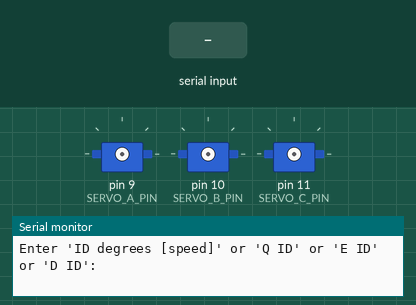
Recording of a sketch running on a simulated Arduino Uno, built with avr-gcc and run on an emulated ATmega328P. Parts: 3 × servo, the last lines printed to the serial monitor. The test bench sets the inputs (shaded band).

Above: at 1.7 s.
1.8 s: "A 45\n" received over Serial
At 3.0 s:
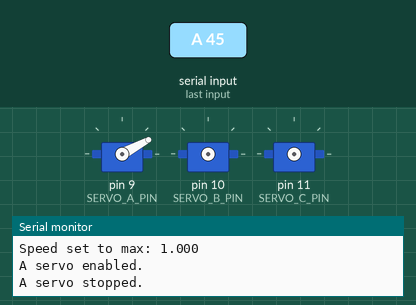
3.4 s: "B 45\n" received over Serial
At 4.1 s:
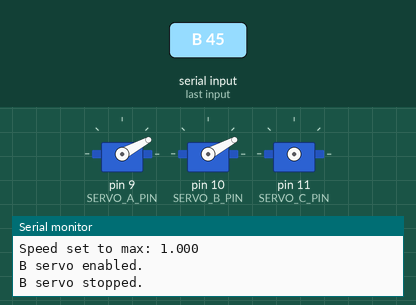
5.0 s: "C 45\n" received over Serial
At 5.4 s:
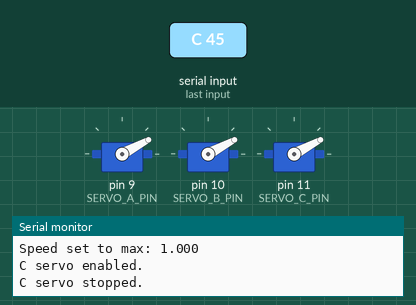
Timing chart, 0 to 8.0 s (numbered marks = the images above; inputs shaded):
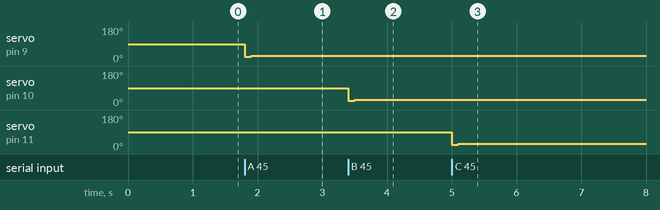

The sketch:

Servo_Motor_Test.ino
```cpp
// SERVO CONTROL - TRIPLE SERVOS WITH FSM AND SPEED
// Controls three servos via serial commands for ID (A, B, C), signed degrees, positive RPS.
// Supports query ('Q ID') for current angle and speed (0 if idle).
// Supports independent enable/disable commands ('E ID', 'D ID') for holding torque without motion.
// v1.0: Basic position control with custom pulse mapping for 270° range.
// v1.1: Added speed control with non-blocking FSM and fixed 100ms updates.
//       - Simulates angular speed by incremental position updates.
//       - Speed in rotations per second (RPS); defaults to max if omitted.
//       - Follows industry convention: FSM for responsive multi-axis control without blocking.
// v1.2: Updated to use RPS for speed inputs; renamed 'velocity' to 'speed' for non-directionality.
//       - Added final position write in STOP state to ensure reaching the commanded angle.

// Pin Assignments
#define SERVO_A_PIN 9    // Servo A control pin
#define SERVO_B_PIN 10   // Servo B control pin
#define SERVO_C_PIN 11   // Servo C control pin

// Shared Constants
const int MIN_PULSE_US = 500;         // Minimum pulse width for 0° (from servo specs)
const int MAX_PULSE_US = 2500;        // Maximum pulse width for 270° (from servo specs)
const float MAX_ANGLE_DEG = 270.0f;   // Controlled running degree range
const unsigned long UPDATE_INTERVAL_MS = 100UL;  // Fixed update interval for non-blocking motion
const float MAX_SPEED_RPS = 1.0f;     // Conservative max speed (RPS) based on no-load specs (derated for safety)

// Enumerations
enum ServoState { SERVO_IDLE, SERVO_MOVING, SERVO_STOP };
enum ServoID { SERVO_A = 'A', SERVO_B = 'B', SERVO_C = 'C' };

// Include Libraries
#include <Servo.h>

// Servo State Structure
struct ServoMotor {
  float current_angle = 0.0f;
  float target_angle = 0.0f;
  float speed = 0.0f;  // In RPS (rotations per second)
  int direction = 1;   // 1 for positive, -1 for negative
  unsigned long last_update_ms = 0;
  bool is_moving = false;  // For query: true if speed > 0
};

// Global Instances
Servo servo_a, servo_b, servo_c;
ServoMotor motor_a, motor_b, motor_c;
ServoState state_a = SERVO_IDLE, state_b = SERVO_IDLE, state_c = SERVO_IDLE;

// Track enable states (attached or detached)
bool enabled_a = false, enabled_b = false, enabled_c = false;

// Function Declarations
void Servo_Setup();
void Servo_Start(char servo_id, float angle, float speed);
void Handle_Servo_FSM(ServoMotor* motor, ServoState* state, Servo* servo, char servo_id);
void Servo_Enable(char servo_id);
void Servo_Disable(char servo_id);
unsigned int Calculate_Pulse_us(float angle);
void Handle_Serial_Input();
void Handle_Query(char servo_id);

void setup() {
  Serial.begin(115200);
  Servo_Setup();
  delay(500);
  Serial.println("Enter 'ID degrees [speed]' or 'Q ID' or 'E ID' or 'D ID':");
}

void loop() {
  Handle_Serial_Input();
  Handle_Servo_FSM(&motor_a, &state_a, &servo_a, SERVO_A);
  Handle_Servo_FSM(&motor_b, &state_b, &servo_b, SERVO_B);
  Handle_Servo_FSM(&motor_c, &state_c, &servo_c, SERVO_C);
}

// Hardware Initialization
void Servo_Setup() {
  // Servos start detached to save power; enable on demand
  // Concept: Detaching servos when idle reduces heat and current draw, a common practice in battery-powered robotics.
}

// Core Controls
void Servo_Start(char servo_id, float angle, float speed) {
  ServoMotor* motor;
  Servo* servo;
  ServoState* state;
  bool* enabled;
  switch (servo_id) {
    case SERVO_A: motor = &motor_a; servo = &servo_a; state = &state_a; enabled = &enabled_a; break;
    case SERVO_B: motor = &motor_b; servo = &servo_b; state = &state_b; enabled = &enabled_b; break;
    case SERVO_C: motor = &motor_c; servo = &servo_c; state = &state_c; enabled = &enabled_c; break;
    default: return;
  }

  // Clamp angle to valid range (0 to 270°); no wrapping for position servos
  // Concept: Servos have physical limits; clamping prevents damage or erratic behavior.
  if (angle < 0.0f) angle = 0.0f;
  if (angle > MAX_ANGLE_DEG) angle = MAX_ANGLE_DEG;

  float delta = angle - motor->current_angle;
  if (abs(delta) < 0.1f) {  // Small tolerance to ignore negligible moves
    Serial.println("Move too small; ignored.");
    return;
  }

  // Use default max if speed invalid or omitted
  if (speed <= 0.0f || speed > MAX_SPEED_RPS) {
    speed = MAX_SPEED_RPS;
    Serial.print("Speed set to max: ");
    Serial.println(speed, 3);
  }

  motor->target_angle = angle;
  motor->speed = speed;
  motor->direction = (delta > 0) ? 1 : -1;
  motor->last_update_ms = millis();
  motor->is_moving = true;

  if (!*enabled) {
    Servo_Enable(servo_id);
  }

  motor->last_update_ms = millis() - UPDATE_INTERVAL_MS;   // makes the very next loop tick immediately
  *state = SERVO_MOVING;
}

void Servo_Enable(char servo_id) {
  Servo* servo;
  int pin;
  bool* enabled;
  switch (servo_id) {
    case SERVO_A: servo = &servo_a; pin = SERVO_A_PIN; enabled = &enabled_a; break;
    case SERVO_B: servo = &servo_b; pin = SERVO_B_PIN; enabled = &enabled_b; break;
    case SERVO_C: servo = &servo_c; pin = SERVO_C_PIN; enabled = &enabled_c; break;
    default: return;
  }
  servo->attach(pin);
  *enabled = true;
  Serial.print(servo_id);
  Serial.println(" servo enabled.");
}

void Servo_Disable(char servo_id) {
  Servo* servo;
  bool* enabled;
  switch (servo_id) {
    case SERVO_A: servo = &servo_a; enabled = &enabled_a; break;
    case SERVO_B: servo = &servo_b; enabled = &enabled_b; break;
    case SERVO_C: servo = &servo_c; enabled = &enabled_c; break;
    default: return;
  }
  servo->detach();
  *enabled = false;
  Serial.print(servo_id);
  Serial.println(" servo disabled.");
}

void Handle_Servo_FSM(ServoMotor* motor, ServoState* state, Servo* servo, char servo_id) {
  switch (*state) {
    case SERVO_IDLE: break;

    case SERVO_MOVING: {
      if (millis() - motor->last_update_ms >= UPDATE_INTERVAL_MS) {
        // Calculate step size based on speed and interval
        // Concept: Fixed-time updates ensure non-blocking operation; step = (speed RPS * 360 deg/rot) * dt for linear speed profile.
        float dt_sec = UPDATE_INTERVAL_MS / 1000.0f;
        float speed_deg_s = motor->speed * 360.0f;
        float step = speed_deg_s * dt_sec;

        float new_angle = motor->current_angle + step * motor->direction;

        // Check if we've reached or passed the target
        // Concept: Overshoot prevention by clamping to target, ensuring precise positioning.
        bool reached = (motor->direction > 0 && new_angle >= motor->target_angle) ||
                       (motor->direction < 0 && new_angle <= motor->target_angle);

        if (reached) {
          new_angle = motor->target_angle;
          motor->is_moving = false;
          *state = SERVO_STOP;
        }

        motor->current_angle = new_angle;
        unsigned int pulse_us = Calculate_Pulse_us(new_angle);
        servo->writeMicroseconds(pulse_us);
        motor->last_update_ms = millis();
      }
      break;
    }

    case SERVO_STOP: {
      // Send the original target position one last time to ensure arrival
      // Concept: Redundant write accounts for any potential servo drift or timing issues, common in position control.
      unsigned int pulse_us = Calculate_Pulse_us(motor->target_angle);
      servo->writeMicroseconds(pulse_us);

      // Keep enabled for holding torque; disable manually if needed
      // Concept: In robotics, holding position post-move is common for stability.
      Serial.print(servo_id);
      Serial.println(" servo stopped.");
      *state = SERVO_IDLE;
      break;
    }
  }
}

// Input Handling
void Handle_Serial_Input() {
  static String input = "";
  while (Serial.available() > 0) {
    char c = Serial.read();
    if (c == '\n') {
      input.trim();
      if (input.startsWith("Q ")) {
        char servo_id = input.charAt(2);
        if (servo_id == 'A' || servo_id == 'B' || servo_id == 'C') {
          Handle_Query(servo_id);
        } else {
          Serial.println("Invalid query ID.");
        }
      } else if (input.startsWith("E ")) {
        char servo_id = input.charAt(2);
        if (servo_id == 'A' || servo_id == 'B' || servo_id == 'C') {
          Servo_Enable(servo_id);
        } else {
          Serial.println("Invalid enable ID.");
        }
      } else if (input.startsWith("D ")) {
        char servo_id = input.charAt(2);
        if (servo_id == 'A' || servo_id == 'B' || servo_id == 'C') {
          Servo_Disable(servo_id);
        } else {
          Serial.println("Invalid disable ID.");
        }
      } else {
        int first = input.indexOf(' ');
        if (first == -1) {
          Serial.println("Invalid format.");
          input = "";
          return;
        }
        char servo_id = input.substring(0, first).charAt(0);
        if (servo_id != 'A' && servo_id != 'B' && servo_id != 'C') {
          Serial.println("Invalid servo ID.");
          input = "";
          return;
        }
        String rest = input.substring(first + 1);
        int second = rest.indexOf(' ');
        float speed = 0.0f;  // 0 means use default
        float angle;
        if (second == -1) {
          angle = rest.toFloat();
        } else {
          String angle_str = rest.substring(0, second);
          String speed_str = rest.substring(second + 1);
          angle = angle_str.toFloat();
          speed = speed_str.toFloat();
        }
        Servo_Start(servo_id, angle, speed);
      }
      input = "";
    } else {
      input += c;
    }
  }
}

void Handle_Query(char servo_id) {
  ServoMotor* motor;
  switch (servo_id) {
    case SERVO_A: motor = &motor_a; break;
    case SERVO_B: motor = &motor_b; break;
    case SERVO_C: motor = &motor_c; break;
    default: Serial.println("Invalid ID."); return;
  }
  Serial.print(servo_id);
  Serial.print(" current angle: ");
  Serial.println(motor->current_angle, 1);
  Serial.print(servo_id);
  Serial.print(" current speed: ");
  Serial.println(motor->is_moving ? motor->speed : 0.0f, 3);
}

// Helpers
unsigned int Calculate_Pulse_us(float angle) {
  // Linear interpolation from 0° to 270° -> MIN_PULSE_US to MAX_PULSE_US
  // Concept: Pulse width modulation (PWM) for servo position control.
  // The servo interprets pulse widths between 500us and 2500us as positions from 0° to 270°.
  if (angle < 0.0f) angle = 0.0f;
  if (angle > MAX_ANGLE_DEG) angle = MAX_ANGLE_DEG;
  return MIN_PULSE_US + (unsigned int)((angle / MAX_ANGLE_DEG) * (MAX_PULSE_US - MIN_PULSE_US));
}
```

Measured:
- after the input at 1.8 s, servo on pin 9 (SERVO_A_PIN): 90° → 22° at once, → 28° 0.10 s later
- after the input at 3.4 s, servo on pin 10 (SERVO_B_PIN): 90° → 22° at once, → 28° 0.10 s later
- after the input at 5.0 s, servo on pin 11 (SERVO_C_PIN): 90° → 22° at once, → 28° 0.10 s later
